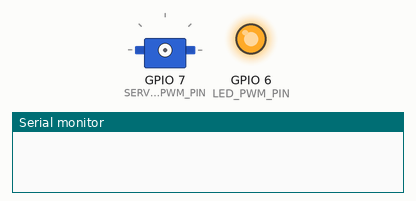
This sketch was run on a simulated ESP32-C3. Shown: servo, output pins drawn as LEDs (lit = HIGH), the last lines printed to the serial monitor. Servo pulses on a pin are drawn as a servo (544–2400 µs = 0–180°).

Above: at 0.1 s.
At 0.5 s:
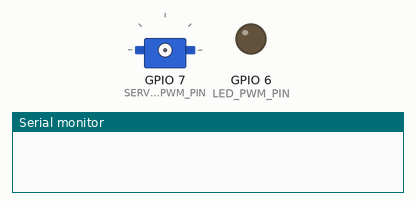
At 0.9 s:
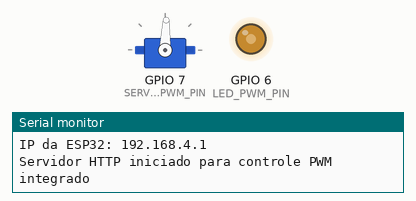
Timing chart, 0 to 2.4 s (numbered marks = the images above):
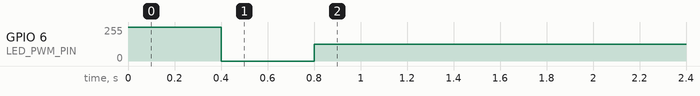

The sketch:

webserver.ino
```cpp
#include <Arduino.h>
#include <WiFi.h>
#include <WebServer.h>

const char* ssid = "ESP32_do_grupinho_s";
const char* password = "12345678";

WebServer server(80);

const uint8_t LED_PWM_PIN = 6;
const uint8_t LED_PWM_RESOLUTION = 10;

const uint8_t SERVO_PWM_PIN = 7;
const uint8_t SERVO_PWM_RESOLUTION = 14;
const uint32_t SERVO_PWM_FREQUENCY = 50;
const uint16_t SERVO_MIN_US = 500;
const uint16_t SERVO_MAX_US = 2400;

uint32_t ledFrequency = 1000;
uint8_t ledDutyPercent = 50;
uint8_t servoAngle = 90;

uint32_t maxDuty(uint8_t resolution) {
    return (1UL << resolution) - 1;
}

bool setupPwm(uint8_t pin, uint32_t freq, uint8_t resolution) {
    return ledcAttach(pin, freq, resolution);
}

bool changeFrequency(uint8_t pin, uint32_t freq, uint8_t resolution) {
    return ledcChangeFrequency(pin, freq, resolution) != 0;
}

void writeDuty(uint8_t pin, uint32_t duty) {
    ledcWrite(pin, duty);
}

uint32_t ledDutyFromPercent(uint8_t percent) {
    percent = constrain(percent, 0, 100);
    return (maxDuty(LED_PWM_RESOLUTION) * percent) / 100;
}

uint32_t pulseUsToDuty(uint16_t pulseUs) {
    const uint32_t periodUs = 1000000UL / SERVO_PWM_FREQUENCY;
    return (pulseUs * maxDuty(SERVO_PWM_RESOLUTION)) / periodUs;
}

uint16_t pulseFromAngle(uint8_t angle) {
    angle = constrain(angle, 0, 180);
    return SERVO_MIN_US + ((uint32_t)(SERVO_MAX_US - SERVO_MIN_US) * angle) / 180;
}

String paginaHTML() {
    String html = R"rawliteral(
<!DOCTYPE html>
<html>
<head>
    <meta charset="UTF-8">
    <meta name="viewport" content="width=device-width, initial-scale=1.0">
    <title>PWM Integrado ESP32-C3</title>
    <style>
        body {
            font-family: Arial;
            background-color: #1e1e2f;
            color: white;
            display: flex;
            justify-content: center;
            align-items: center;
            min-height: 100vh;
            margin: 0;
        }
        .container {
            background-color: #2b2b40;
            padding: 36px;
            border-radius: 20px;
            box-shadow: 0px 0px 20px rgba(0,0,0,0.3);
            text-align: center;
            width: min(92vw, 560px);
        }
        h1 { margin-bottom: 24px; }
        h2 { margin-top: 28px; }
        label { display: block; margin-top: 14px; }
        input, select {
            font-size: 18px;
            padding: 10px;
            margin: 10px;
            width: 170px;
            text-align: center;
            border: none;
            border-radius: 10px;
        }
        button {
            font-size: 20px;
            padding: 10px 20px;
            margin: 18px 10px 10px;
            border: none;
            border-radius: 10px;
            cursor: pointer;
            transition: 0.2s;
        }
        button:hover { transform: scale(1.05); }
        .status { margin-top: 22px; line-height: 1.6; }
        .divider { height: 1px; background: #55556f; margin: 26px 0; }
    </style>
</head>
<body>
    <div class="container">
        <h1>Controle PWM Integrado</h1>

        <form action="/set" method="GET">
            <h2>LED externo</h2>
            <label>Frequencia</label>
            <select name="freq">
)rawliteral";

    const uint32_t frequencies[] = {100, 500, 1000, 5000};
    for (uint8_t i = 0; i < 4; i++) {
        html += "<option value='" + String(frequencies[i]) + "'";
        if (frequencies[i] == ledFrequency) {
            html += " selected";
        }
        html += ">" + String(frequencies[i]) + " Hz</option>";
    }

    html += R"rawliteral(
            </select>
            <label>Duty cycle (%)</label>
)rawliteral";

    html += "<input type='range' "
        "name='duty' "
        "min='0' "
        "max='100' "
        "value='" + String(ledDutyPercent) + "' "
        "onchange='this.form.submit()'>";

    html += R"rawliteral(
            <div class="divider"></div>
            <h2>Servomotor</h2>
            <label>Angulo (0 a 180)</label>
)rawliteral";

    html += "<input type='range' "
        "name='angle' "
        "min='0' "
        "max='180' "
        "value='" + String(servoAngle) + "' "
        "onchange='this.form.submit()'>";

    html += R"rawliteral(
            <br>
            <button type="submit">Aplicar</button>
        </form>
        <div class="status">
)rawliteral";

    html += "LED: " + String(ledFrequency) + " Hz, duty " + String(ledDutyPercent) + "%<br>";
    html += "Servo: " + String(servoAngle) + " graus, pulso " + String(pulseFromAngle(servoAngle)) + " us";

    html += R"rawliteral(
        </div>
    </div>
</body>
</html>
)rawliteral";

    return html;
}

void applyLedPwm(uint32_t freq, uint8_t dutyPercent) {
    ledFrequency = freq;
    ledDutyPercent = constrain(dutyPercent, 0, 100);

    changeFrequency(LED_PWM_PIN, ledFrequency, LED_PWM_RESOLUTION);
    writeDuty(LED_PWM_PIN, ledDutyFromPercent(ledDutyPercent));

    Serial.print("LED PWM -> frequencia: ");
    Serial.print(ledFrequency);
    Serial.print(" Hz, duty: ");
    Serial.print(ledDutyPercent);
    Serial.println("%");
}

void applyServoAngle(uint8_t angle) {
    servoAngle = constrain(angle, 0, 180);
    uint16_t pulseUs = pulseFromAngle(servoAngle);
    writeDuty(SERVO_PWM_PIN, pulseUsToDuty(pulseUs));

    Serial.print("Servo PWM -> angulo: ");
    Serial.print(servoAngle);
    Serial.print(" graus, pulso: ");
    Serial.print(pulseUs);
    Serial.println(" us");
}

void handleRoot() {
    server.send(200, "text/html", paginaHTML());
}

void handleSet() {
    uint32_t freq = server.arg("freq").toInt();
    int duty = server.arg("duty").toInt();
    int angle = server.arg("angle").toInt();

    if (freq != 100 && freq != 500 && freq != 1000 && freq != 5000) {
        server.send(400, "text/plain", "Frequencia invalida");
        return;
    }

    if (duty < 0 || duty > 100) {
        server.send(400, "text/plain", "Duty invalido");
        return;
    }

    if (angle < 0 || angle > 180) {
        server.send(400, "text/plain", "Angulo invalido");
        return;
    }

    applyLedPwm(freq, duty);
    applyServoAngle(angle);
    server.send(200, "text/html", paginaHTML());
}

void setup() {
    Serial.begin(115200);

    pinMode(LED_PWM_PIN, OUTPUT);
    digitalWrite(LED_PWM_PIN, HIGH);
    delay(400);
    digitalWrite(LED_PWM_PIN, LOW);
    delay(400);

    setupPwm(LED_PWM_PIN, ledFrequency, LED_PWM_RESOLUTION);
    setupPwm(SERVO_PWM_PIN, SERVO_PWM_FREQUENCY, SERVO_PWM_RESOLUTION);
    applyLedPwm(ledFrequency, ledDutyPercent);
    applyServoAngle(servoAngle);

    WiFi.softAP(ssid, password);
    IPAddress IP = WiFi.softAPIP();

    Serial.print("IP da ESP32: ");
    Serial.println(IP);

    server.on("/", handleRoot);
    server.on("/set", handleSet);
    server.begin();

    Serial.println("Servidor HTTP iniciado para controle PWM integrado");
}

void loop() {
    server.handleClient();
}
```
